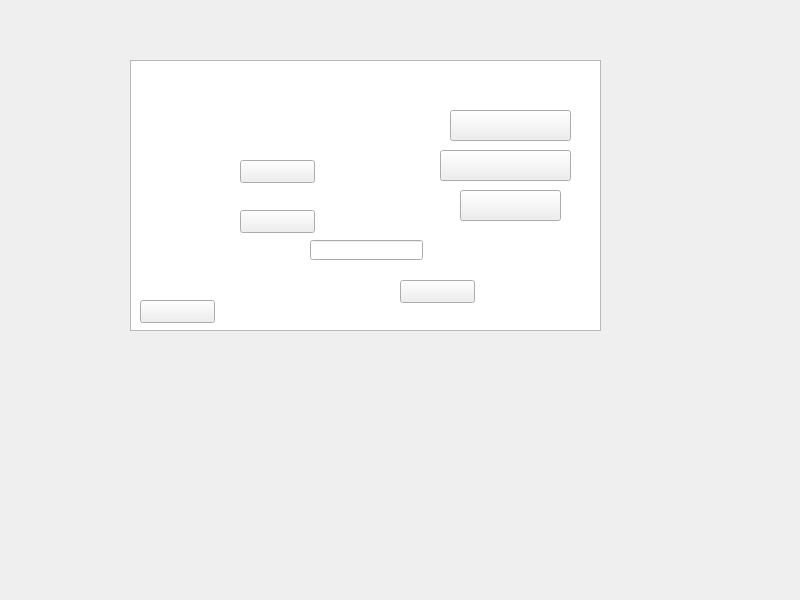
<?xml version="1.0" encoding="UTF-8"?>
<ui version="4.0">
 <class>MainWindow</class>
 <widget class="QMainWindow" name="MainWindow">
  <property name="geometry">
   <rect>
    <x>0</x>
    <y>0</y>
    <width>800</width>
    <height>600</height>
   </rect>
  </property>
  <property name="windowTitle">
   <string>Golden Wind Fighters</string>
  </property>
  <widget class="QWidget" name="centralwidget">
   <widget class="QGraphicsView" name="graphicsView">
    <property name="geometry">
     <rect>
      <x>130</x>
      <y>60</y>
      <width>471</width>
      <height>271</height>
     </rect>
    </property>
   </widget>
   <widget class="QPushButton" name="Jugar">
    <property name="geometry">
     <rect>
      <x>450</x>
      <y>110</y>
      <width>121</width>
      <height>31</height>
     </rect>
    </property>
    <property name="styleSheet">
     <string notr="true">border-image: url(:/Recursos/btn_1player.png);</string>
    </property>
    <property name="text">
     <string/>
    </property>
   </widget>
   <widget class="QPushButton" name="Multijugador">
    <property name="geometry">
     <rect>
      <x>440</x>
      <y>150</y>
      <width>131</width>
      <height>31</height>
     </rect>
    </property>
    <property name="styleSheet">
     <string notr="true">border-image: url(:/Recursos/btn_multiplayer.png);</string>
    </property>
    <property name="text">
     <string/>
    </property>
   </widget>
   <widget class="QPushButton" name="Salir">
    <property name="geometry">
     <rect>
      <x>460</x>
      <y>190</y>
      <width>101</width>
      <height>31</height>
     </rect>
    </property>
    <property name="styleSheet">
     <string notr="true">border-image: url(:/Recursos/btn_exit.png);</string>
    </property>
    <property name="text">
     <string/>
    </property>
   </widget>
   <widget class="QPushButton" name="regresar">
    <property name="geometry">
     <rect>
      <x>140</x>
      <y>300</y>
      <width>75</width>
      <height>23</height>
     </rect>
    </property>
    <property name="styleSheet">
     <string notr="true">border-image: url(:/Recursos/btn_back.png);</string>
    </property>
    <property name="text">
     <string/>
    </property>
   </widget>
   <widget class="QPushButton" name="nueva_partida">
    <property name="geometry">
     <rect>
      <x>240</x>
      <y>160</y>
      <width>75</width>
      <height>23</height>
     </rect>
    </property>
    <property name="styleSheet">
     <string notr="true">border-image: url(:/Recursos/btn_npartida.png);</string>
    </property>
    <property name="text">
     <string/>
    </property>
   </widget>
   <widget class="QPushButton" name="cargar_partida">
    <property name="geometry">
     <rect>
      <x>240</x>
      <y>210</y>
      <width>75</width>
      <height>23</height>
     </rect>
    </property>
    <property name="styleSheet">
     <string notr="true">border-image: url(:/Recursos/btn_loadpartida.png);</string>
    </property>
    <property name="text">
     <string/>
    </property>
   </widget>
   <widget class="QLineEdit" name="agregar_nombre">
    <property name="geometry">
     <rect>
      <x>310</x>
      <y>240</y>
      <width>113</width>
      <height>20</height>
     </rect>
    </property>
    <property name="font">
     <font>
      <family>Fixedsys</family>
      <pointsize>11</pointsize>
      <weight>50</weight>
      <bold>false</bold>
     </font>
    </property>
   </widget>
   <widget class="QPushButton" name="aceptar">
    <property name="geometry">
     <rect>
      <x>400</x>
      <y>280</y>
      <width>75</width>
      <height>23</height>
     </rect>
    </property>
    <property name="styleSheet">
     <string notr="true">border-image: url(:/Recursos/btn_aceptar.png);</string>
    </property>
    <property name="text">
     <string/>
    </property>
   </widget>
   <widget class="QLabel" name="texto1">
    <property name="geometry">
     <rect>
      <x>230</x>
      <y>100</y>
      <width>181</width>
      <height>31</height>
     </rect>
    </property>
    <property name="styleSheet">
     <string notr="true">border-image: url(:/Recursos/txt_pregunta.png);</string>
    </property>
    <property name="text">
     <string/>
    </property>
   </widget>
  </widget>
 </widget>
 <resources/>
 <connections/>
</ui>
